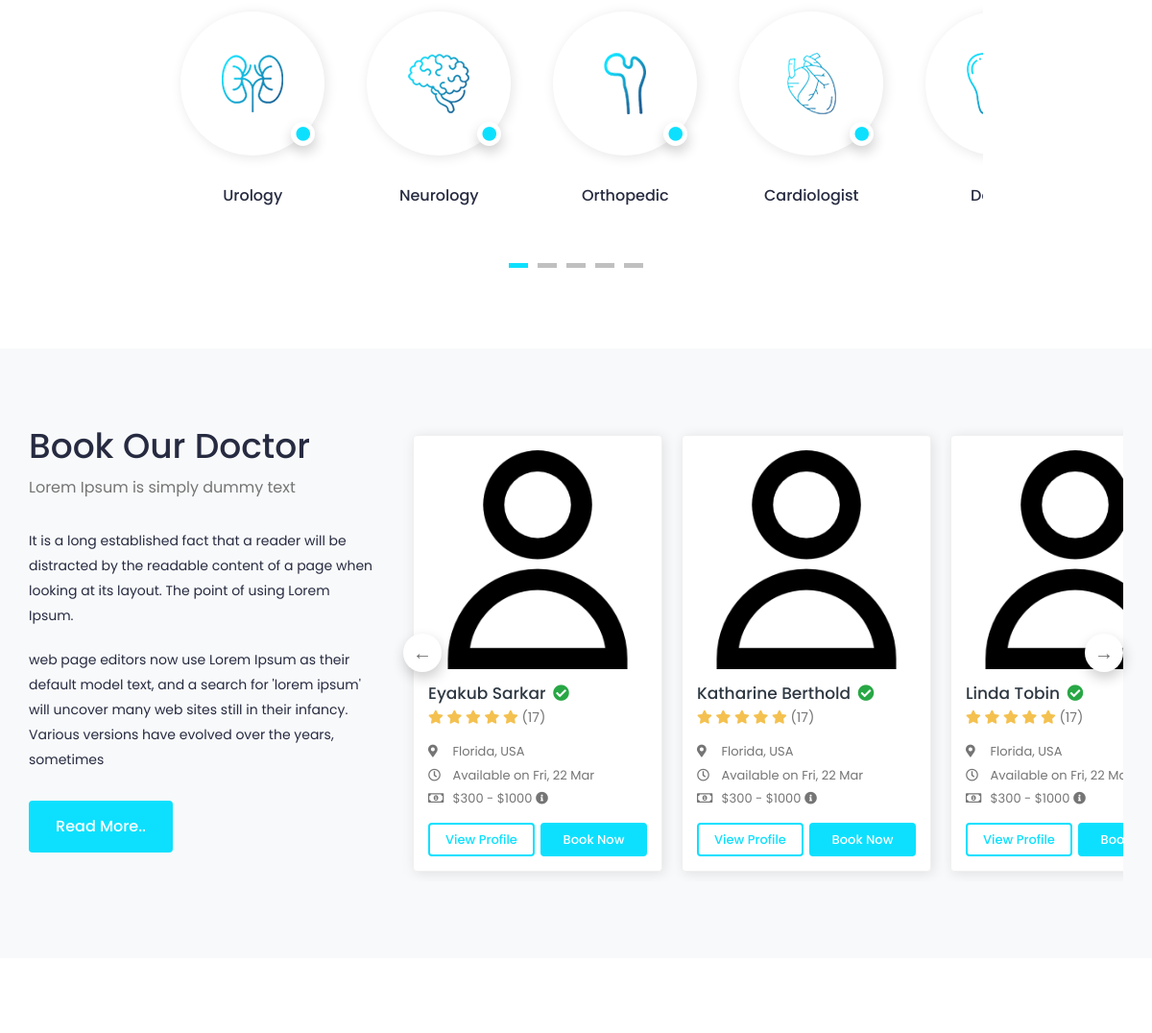
The app's page / (middle part), older data.
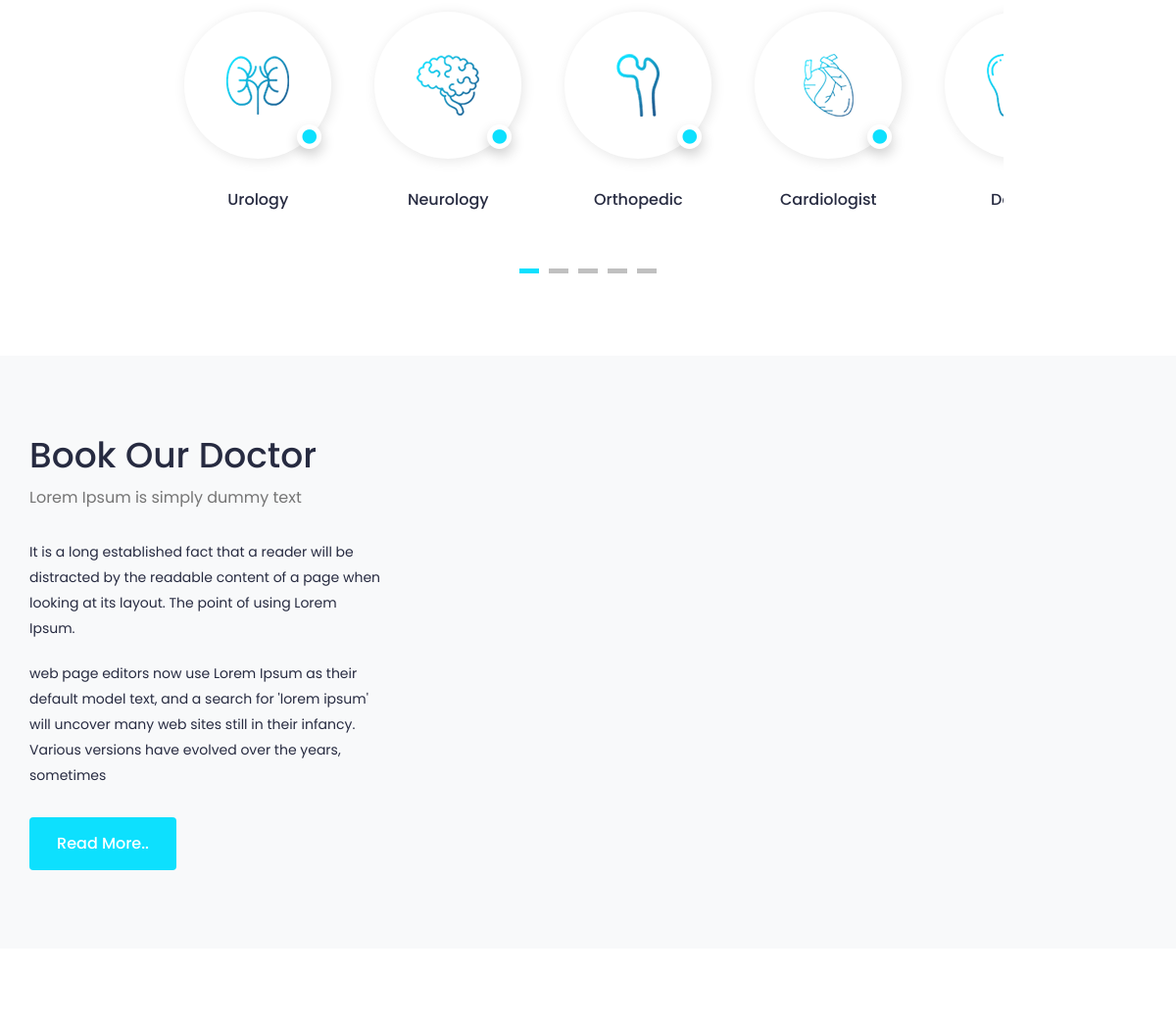
The same page, newer data.
### accounts/models.py (models this page shows, shortened)
class User(AbstractUser):
    class RoleChoices(models.TextChoices):
        DOCTOR = "doctor", "Doctor"
        PATIENT = "patient", "Patient"
    username = models.CharField(max_length=30, unique=True)
    role = models.CharField(
        choices=RoleChoices.choices,
        max_length=20,
        default="patient",
        error_messages={"required": "Role must be provided"},
    )
    email = models.EmailField(
        blank=True,
        error_messages={
            "unique": "A user with that email already exists.",
        },
    )
    first_name = models.CharField(max_length=150, blank=True)
    last_name = models.CharField(max_length=150, blank=True)
    registration_number = models.IntegerField(null=True, blank=True)
    USERNAME_FIELD = "username"
    REQUIRED_FIELDS = []
    objects = CustomUserManager()
    def get_full_name(self):
        full_name = "%s %s" % (self.first_name, self.last_name)
        return full_name.strip() or self.username

class Profile(models.Model):
    user = models.OneToOneField(
        User, on_delete=models.CASCADE, related_name="profile"
    )
    avatar = models.ImageField(
        default="defaults/user.png", upload_to=profile_photo_directory_path
    )
    phone = models.CharField(max_length=20, blank=True, null=True)
    dob = models.DateField(blank=True, null=True)
    about = models.TextField(blank=True, null=True)
    specialization = models.CharField(max_length=255, blank=True, null=True)
    gender = models.CharField(
        max_length=10,
        choices=[('male', 'Male'), ('female', 'Female'), ('other', 'Other')],
        blank=True
    )
    address = models.TextField(blank=True, null=True)
    city = models.CharField(max_length=100, blank=True)
    state = models.CharField(max_length=100, blank=True)
    postal_code = models.CharField(max_length=20, blank=True)
    country = models.CharField(max_length=100, blank=True)
    price_per_consultation = models.DecimalField(
        max_digits=10,
        decimal_places=2,
        null=True,
        blank=True
    )
    is_available = models.BooleanField(default=True)
    blood_group = models.CharField(
        max_length=5,
        choices=[
            ('A+', 'A+'), ('A-', 'A-'),
            ('B+', 'B+'), ('B-', 'B-'),
            ('O+', 'O+'), ('O-', 'O-'),
            ('AB+', 'AB+'), ('AB-', 'AB-'),
        ],
        blank=True,
        null=True
    )
    allergies = models.TextField(blank=True, null=True)
    medical_conditions = models.TextField(blank=True, null=True)
    @property
    def image(self):
        return (
            self.avatar.url
            if self.avatar.storage.exists(self.avatar.name)
            else "{}defaults/user.png".format(settings.MEDIA_URL)
        )

### core/views.py (the view)
# urls.py: path("", home, name="home"),
def home(request: HttpRequest) -> HttpResponse:
    doctors = (
        User.objects.select_related("profile")
        .filter(role="doctor")
        .filter(is_superuser=False)
    )
    return render(request, "home.html", {"doctors": doctors})

### templates/home.html (shortened to what the changed rows need)
{% extends 'base.html' %}
{% load static %}
{% block content %}
    <section class="section section-doctor">
        <div class="container-fluid">
            <div class="row">
                <div class="col-lg-4">
                    <div class="section-header ">
                        <h2>Book Our Doctor</h2>
                    </div>
                </div>
                <div class="col-lg-8">
                    <div class="doctor-slider slider">
                        {% for doctor in doctors %}
                            <div class="profile-widget">
                                <div class="doc-img">
                                    <a href="#">
                                        <img class="img-fluid" alt="User Image" src="{{ doctor.profile.image }}">
                                    </a>
                                </div>
                                <div class="pro-content">
                                    <h3 class="title">
                                        <a href="">{{ doctor.get_full_name }}</a>
                                        <i class="fas fa-check-circle verified"></i>
                                    </h3>
                                    <div class="rating">
                                        <i class="fas fa-star filled"></i>
                                        <i class="fas fa-star filled"></i>
                                        <i class="fas fa-star filled"></i>
                                        <i class="fas fa-star filled"></i>
                                        <i class="fas fa-star filled"></i>
                                        <span class="d-inline-block average-rating">(17)</span>
                                    </div>
                                    <ul class="available-info">
                                        <li>
                                            <i class="fas fa-map-marker-alt"></i> Florida, USA
                                        </li>
                                        <li>
                                            <i class="far fa-clock"></i> Available on Fri, 22 Mar
                                        </li>
                                        <li>
                                            <i class="far fa-money-bill-alt"></i> $300 - $1000
                                            <i class="fas fa-info-circle" data-toggle="tooltip" title="Lorem Ipsum"></i>
                                        </li>
                                    </ul>
                                    <div class="row row-sm">
                                        <div class="col-6">
                                            <a href="{% url 'doctors:doctor-profile' doctor.username %}" class="btn view-btn">View Profile</a>
                                        </div>
                                        <div class="col-6">
                                            <a href="{% url 'bookings:doctor-booking-view' doctor.username %}" class="btn book-btn">Book Now</a>
                                        </div>
                                    </div>
                                </div>
                            </div>
                        {% endfor %}
                    </div>
                </div>
            </div>
        </div>
    </section>
{% endblock %}

Row changes from the older to the newer data that the page shows:
removed User: profile.image (placeholder picture), get_full_name "Eyakub Sarkar"
removed User: profile.image (placeholder picture), get_full_name "Katharine Berthold"
removed User: profile.image (placeholder picture), get_full_name "Linda Tobin"
